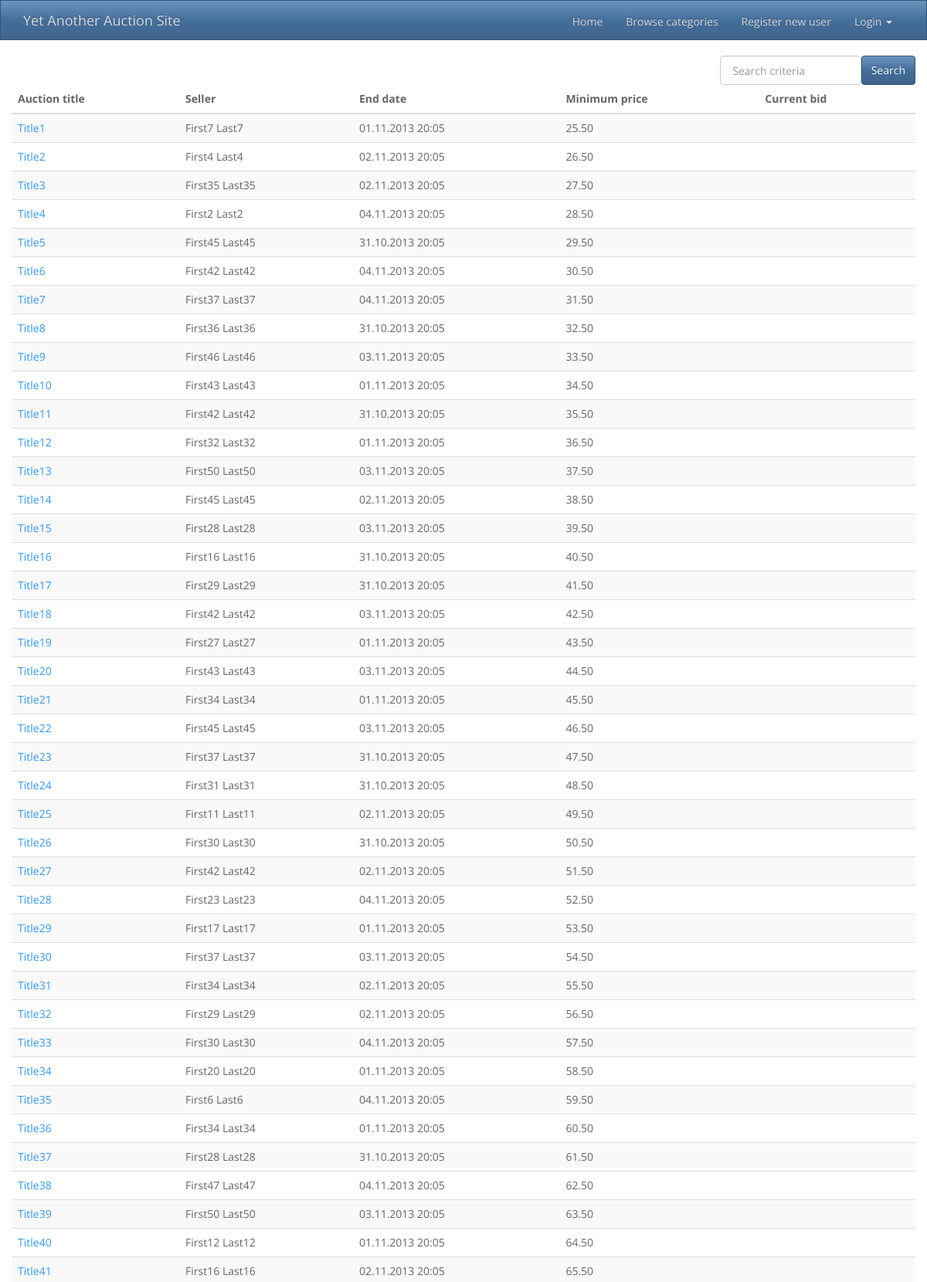
Screenshot of /YAAS/ (upper part) with the database file from the repository.
### YAAS_app/models.py (models this page shows, shortened)
class Auction(models.Model):
    id = models.AutoField(primary_key=True)
    seller = models.ForeignKey(User, related_name='seller')
    title = models.CharField(max_length=30)
    description = models.TextField()
    start_date = models.DateTimeField(auto_now_add=True)
    updated_date = models.DateTimeField(auto_now=True)
    end_date = models.DateTimeField()
    minimum_price = models.DecimalField(max_digits=16, decimal_places=2)
    current_bid = models.DecimalField(max_digits=16, decimal_places=2, null=True)
    bidder = models.ForeignKey(User, related_name='bidder', null=True)

### YAAS_app/views.py (the view)
def home(request):
    template = "home.html"
    context = {"auctions": Auction.objects.all()}
    return render_to_response(template, context, context_instance=RequestContext(request))

### templates/home.html (shortened to what this page needs)
{% extends "base.html" %}
{% block content %}
    <div class="row">
        <form class="form-inline pull-right" id="formSearch">
            <div class="form-group pull-left">
                <input type="text" class="form-control" name="searchCriteria" placeholder=" Search criteria">
            </div>
            <input type="submit" class="btn btn-primary pull-right" value="Search">
        </form>
    </div>
    <div class="row">
        <table class="table table-striped table-hover">
            <thead>
            <tr>
                <th>Auction title</th>
                <th>Seller</th>
                <th>End date</th>
                <th>Minimum price</th>
                <th>Current bid</th>
            </tr>
            </thead>
            <tbody>
            {% for a in auctions %}
                <tr>
                    <td><a href="/YAAS/view_auction/{{ a.id }}/">{{ a.title }}</a></td>
                    <td>{{ a.seller.get_full_name }}</td>
                    <td>{{ a.end_date|date:"d.m.Y H:i" }}</td>
                    <td>{{ a.minimum_price|floatformat:2 }}</td>
                    <td>{{ a.current_bid|floatformat:2 }}</td>
                </tr>
            {% endfor %}
            </tbody>
        </table>
    </div>
{% endblock %}

### rows the page displays
Auction: title "Title1", seller.get_full_name "First7 Last7", end_date "01.11.2013 20:05", minimum_price "25.50"
Auction: title "Title2", seller.get_full_name "First4 Last4", end_date "02.11.2013 20:05", minimum_price "26.50"
Auction: title "Title3", seller.get_full_name "First35 Last35", end_date "02.11.2013 20:05", minimum_price "27.50"
Auction: title "Title4", seller.get_full_name "First2 Last2", end_date "04.11.2013 20:05", minimum_price "28.50"
Auction: title "Title5", seller.get_full_name "First45 Last45", end_date "31.10.2013 20:05", minimum_price "29.50"
Auction: title "Title6", seller.get_full_name "First42 Last42", end_date "04.11.2013 20:05", minimum_price "30.50"
Auction: title "Title7", seller.get_full_name "First37 Last37", end_date "04.11.2013 20:05", minimum_price "31.50"
Auction: title "Title8", seller.get_full_name "First36 Last36", end_date "31.10.2013 20:05", minimum_price "32.50"
Auction: title "Title9", seller.get_full_name "First46 Last46", end_date "03.11.2013 20:05", minimum_price "33.50"
Auction: title "Title10", seller.get_full_name "First43 Last43", end_date "01.11.2013 20:05", minimum_price "34.50"
Auction: title "Title11", seller.get_full_name "First42 Last42", end_date "31.10.2013 20:05", minimum_price "35.50"
Auction: title "Title12", seller.get_full_name "First32 Last32", end_date "01.11.2013 20:05", minimum_price "36.50"
Auction: title "Title13", seller.get_full_name "First50 Last50", end_date "03.11.2013 20:05", minimum_price "37.50"
Auction: title "Title14", seller.get_full_name "First45 Last45", end_date "02.11.2013 20:05", minimum_price "38.50"
Auction: title "Title15", seller.get_full_name "First28 Last28", end_date "03.11.2013 20:05", minimum_price "39.50"
Auction: title "Title16", seller.get_full_name "First16 Last16", end_date "31.10.2013 20:05", minimum_price "40.50"
Auction: title "Title17", seller.get_full_name "First29 Last29", end_date "31.10.2013 20:05", minimum_price "41.50"
Auction: title "Title18", seller.get_full_name "First42 Last42", end_date "03.11.2013 20:05", minimum_price "42.50"
Auction: title "Title19", seller.get_full_name "First27 Last27", end_date "01.11.2013 20:05", minimum_price "43.50"
Auction: title "Title20", seller.get_full_name "First43 Last43", end_date "03.11.2013 20:05", minimum_price "44.50"
Auction: title "Title21", seller.get_full_name "First34 Last34", end_date "01.11.2013 20:05", minimum_price "45.50"
Auction: title "Title22", seller.get_full_name "First45 Last45", end_date "03.11.2013 20:05", minimum_price "46.50"
Auction: title "Title23", seller.get_full_name "First37 Last37", end_date "31.10.2013 20:05", minimum_price "47.50"
Auction: title "Title24", seller.get_full_name "First31 Last31", end_date "31.10.2013 20:05", minimum_price "48.50"
Auction: title "Title25", seller.get_full_name "First11 Last11", end_date "02.11.2013 20:05", minimum_price "49.50"
Auction: title "Title26", seller.get_full_name "First30 Last30", end_date "31.10.2013 20:05", minimum_price "50.50"
Auction: title "Title27", seller.get_full_name "First42 Last42", end_date "02.11.2013 20:05", minimum_price "51.50"
Auction: title "Title28", seller.get_full_name "First23 Last23", end_date "04.11.2013 20:05", minimum_price "52.50"
Auction: title "Title29", seller.get_full_name "First17 Last17", end_date "01.11.2013 20:05", minimum_price "53.50"
Auction: title "Title30", seller.get_full_name "First37 Last37", end_date "03.11.2013 20:05", minimum_price "54.50"
Auction: title "Title31", seller.get_full_name "First34 Last34", end_date "02.11.2013 20:05", minimum_price "55.50"
Auction: title "Title32", seller.get_full_name "First29 Last29", end_date "02.11.2013 20:05", minimum_price "56.50"
Auction: title "Title33", seller.get_full_name "First30 Last30", end_date "04.11.2013 20:05", minimum_price "57.50"
Auction: title "Title34", seller.get_full_name "First20 Last20", end_date "01.11.2013 20:05", minimum_price "58.50"
Auction: title "Title35", seller.get_full_name "First6 Last6", end_date "04.11.2013 20:05", minimum_price "59.50"
Auction: title "Title36", seller.get_full_name "First34 Last34", end_date "01.11.2013 20:05", minimum_price "60.50"
Auction: title "Title37", seller.get_full_name "First28 Last28", end_date "31.10.2013 20:05", minimum_price "61.50"
Auction: title "Title38", seller.get_full_name "First47 Last47", end_date "04.11.2013 20:05", minimum_price "62.50"
Auction: title "Title39", seller.get_full_name "First50 Last50", end_date "03.11.2013 20:05", minimum_price "63.50"
Auction: title "Title40", seller.get_full_name "First12 Last12", end_date "01.11.2013 20:05", minimum_price "64.50"
Auction: title "Title41", seller.get_full_name "First16 Last16", end_date "02.11.2013 20:05", minimum_price "65.50"
